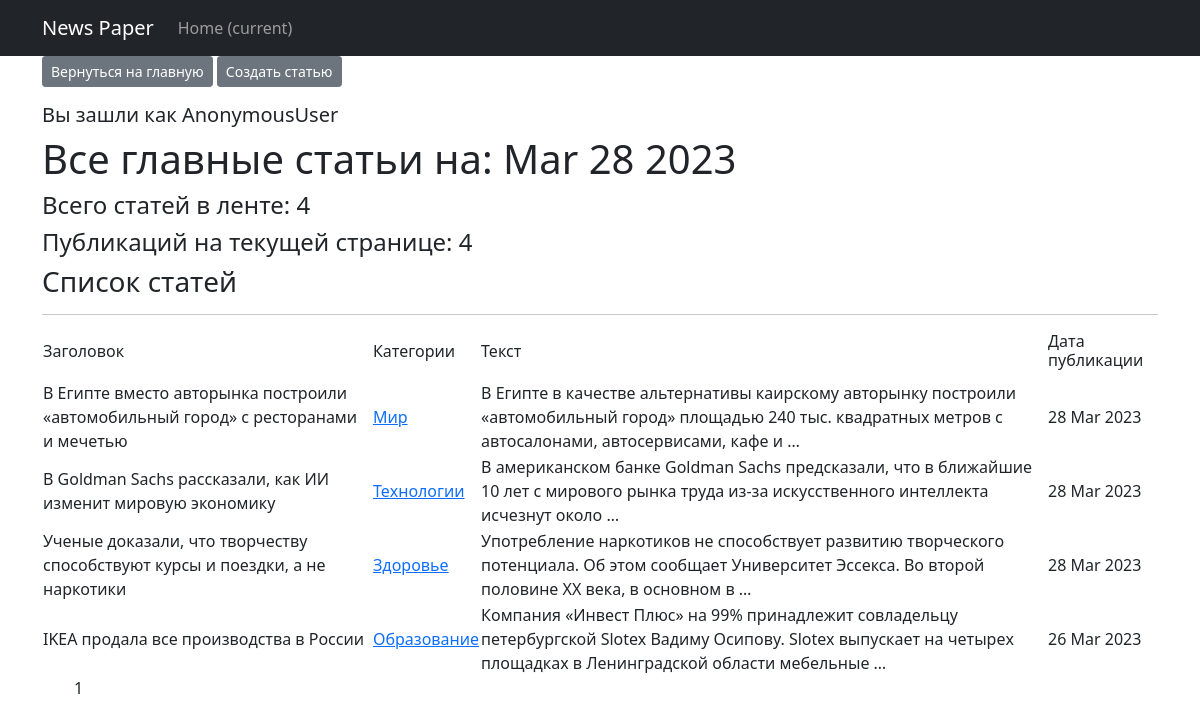
Screenshot of /posts/articles/ with the database file from the repository.
### news/models.py (models this page shows, shortened)
class Post(models.Model):
    objects = None
    list_type = [(news, 'Новости'), (article, 'Статья')]
    author = models.ForeignKey(Author, on_delete=models.CASCADE)
    post_type = models.CharField(max_length=2, choices=list_type)
    time_create = models.DateTimeField(auto_now_add=True)
    category = models.ManyToManyField(Category, through='PostCategory')
    title = models.CharField(max_length=250)
    text_post = models.TextField()
    rating = models.FloatField(default=0.0)

class Category(models.Model):
    name = models.CharField(max_length=255, unique=True)
    subscribers = models.ManyToManyField(User, blank=True, related_name='categories')
    def __str__(self):
        return f"{self.name}"

### news/views.py (the view, shortened to what this page needs)
# urls.py: path('articles/', ArticlesList.as_view(), name='articles_list'),
class ArticlesList(ListView):
    model = Post
    queryset = Post.objects.filter(post_type='at')
    ordering = '-time_create'
    template_name = 'articles.html'
    context_object_name = 'articles'
    paginate_by = 10  # вот так мы можем указать количество записей на странице
    def get_context_data(self, *args, **kwargs):
        context = super().get_context_data(*args, **kwargs)
        context['time_now'] = datetime.utcnow()
        return context

### news/templatetags/custom_filters.py (called while the page is built)
@register.filter
@stringfilter
def censor(value):
    for i in range(len(bad_words)):
        num_index = value.lower().find(bad_words[i])
        if num_index > 0:
            value = value.replace(bad_words[i][1:], "*" * (len(bad_words[i]) - 1))
    return value

### news/templates/articles.html (shortened to what this page needs)
{% extends 'flatpages/default.html' %}
{% load custom_filters %}
{% block content %}
   <p class="text-left"><a href=".."  class="btn btn-secondary btn-sm">Вернуться на главную</a>
       <a href="create/"  class="btn btn-secondary btn-sm">Создать статью</a>
   <h5>Вы зашли как {{request.user}}</h5>
   <h1>Все главные статьи на: {{ time_now|date:'M d Y' }}</h1>
   <h4>Всего статей в ленте: {{ page_obj.paginator.count }} </h4>
   <h4>Публикаций на текущей странице: {{ articles|length}}</h4>
   <h3>Список статей </h3>
<hr>
   {% if articles %}
<table>
    <tr>
       <td><h6>Заголовок</h6></td>
       <td><h6>Категории</h6></td>
       <td><h6>Текст</h6></td>
       <td><h6>Дата публикации</h6></td>
   </tr>
    {% for post in articles %}
    <tr>
           <td>{{ post.title|censor }}</td>
           <td>
               {% for category in post.category.all %}
                <a href="{% url 'category_list' category.id %}">{{ category }}</a>
               {% endfor %}
           </td>
           <td>{{ post.text_post|censor|truncatewords:20 }}</td>
           <td>{{ post.time_create|date:'d M Y' }}</td>
    </tr>
    {% endfor %}
</table>
{% else %}
       <h2>Новостей нет!</h2>
   {% endif %}
    <ul text-align = "start ">
   {{ page_obj.number }}
   </ul>
{% endblock content %}

### rows the page displays
Post: title|censor "В Египте вместо авторынка построили «автомобильный город» с ресторанами и мечетью", text_post|censor "В Египте в качестве альтернативы каирскому авторынку построили «автомобильный город» площадью 240 тыс. квадратных метров с автосалонами, автосервисами, кафе и …", time_create "28 Mar 2023"
Category: name "Мир"
Post: title|censor "В Goldman Sachs рассказали, как ИИ изменит мировую экономику", text_post|censor "В американском банке Goldman Sachs предсказали, что в ближайшие 10 лет с мирового рынка труда из-за искусственного интеллекта исчезнут около …", time_create "28 Mar 2023"
Category: name "Технологии"
Post: title|censor "Ученые доказали, что творчеству способствуют курсы и поездки, а не наркотики", text_post|censor "Употребление наркотиков не способствует развитию творческого потенциала. Об этом сообщает Университет Эссекса. Во второй половине XX века, в основном в …", time_create "28 Mar 2023"
Category: name "Здоровье"
Post: title|censor "IKEA продала все производства в России", text_post|censor "Компания «Инвест Плюс» на 99% принадлежит совладельцу петербургской Slotex Вадиму Осипову. Slotex выпускает на четырех площадках в Ленинградской области мебельные …", time_create "26 Mar 2023"
Category: name "Образование"

### other values shown
{{ request.user }} "AnonymousUser"
{{ time_now|date:'M d Y' }} "Mar 28 2023"
{{ page_obj.paginator.count }} "4"
{{ articles|length }} "4"
{{ page_obj.number }} "1"
